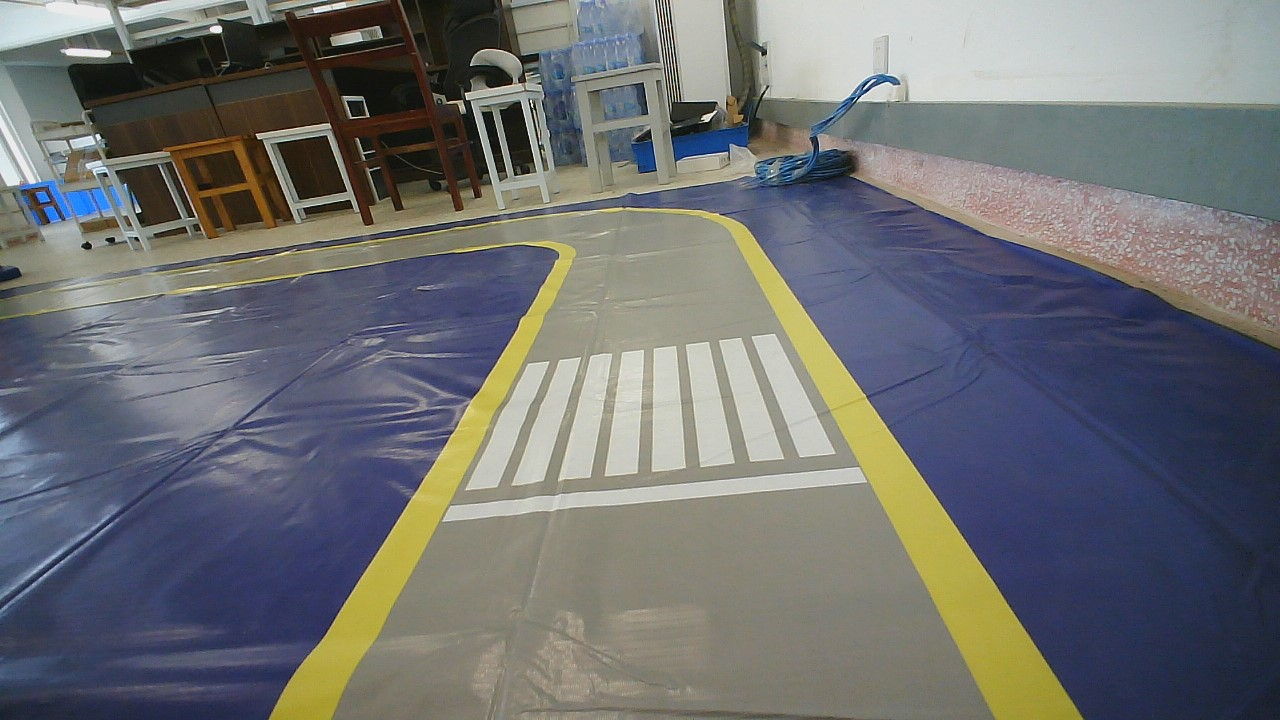
#> input picture image/fe9ee2fae4d6cc95f3bce01334d1016.jpg, 1280 x 720 px, given in place of the camera
$ python zebra_crossing_detection.py
#> lines starting #> are read from the running program, lines starting #| are printed output that depends on the picture; after the words box and inside, x2 and y2 are one past the last pixel; in counts of white or black regions, pixels touching at a corner belong together
import cv2
import numpy as np

def ensure_odd(val):
    return val if val % 2 == 1 else val + 1

def zebra_crossing_detection():
    cap = cv2.VideoCapture(0)  # 使用摄像头
    if not cap.isOpened():
        print("Error: Unable to open camera.")
        return

    # 设置默认参数值
    crop_percent = 0.3
    median_blur_val = 15
    gaussian_blur_val = 15
    canny_threshold1 = 50
    canny_threshold2 = 134
    morph_kernel_size = 5
    area_threshold = 3000
    hough_threshold = 16
    line_threshold = 10

    while True:
        ret, frame = cap.read()  # 从摄像头读取帧
#> frame is the input picture: shape (720, 1280, 3); mean B, G, R 113.1, 111.8, 110.2
        if not ret:
            print("Error: Unable to capture frame.")
            break

        # 处理图像
        height = frame.shape[0]
#> height = 720
        cropped_image = frame[int(crop_percent * height):, :]
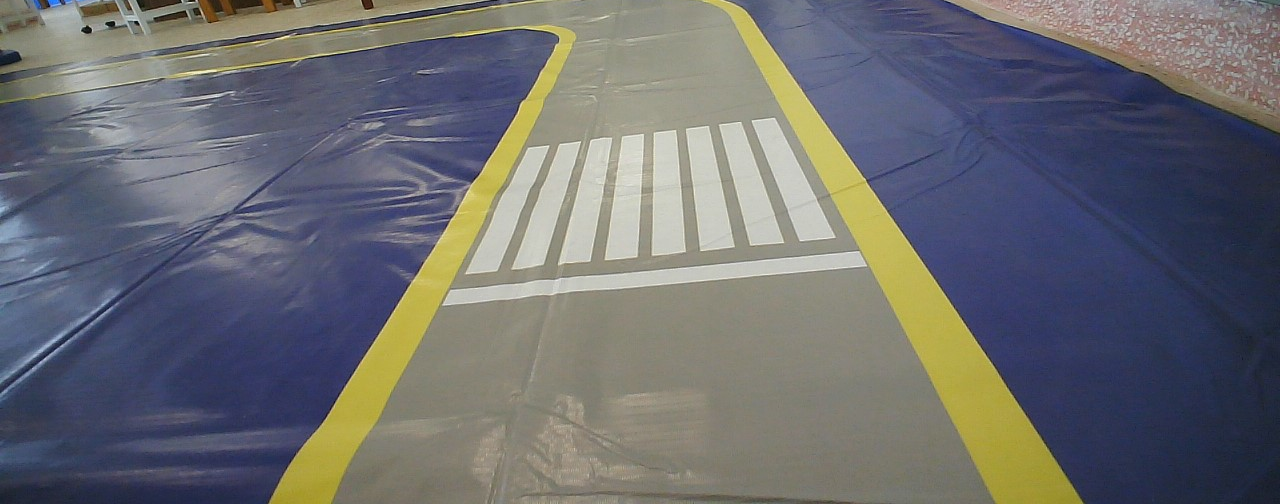
#> cropped_image: shape (504, 1280, 3); mean B, G, R 112.1, 108.7, 107.6

        gray = cv2.cvtColor(cropped_image, cv2.COLOR_BGR2GRAY)
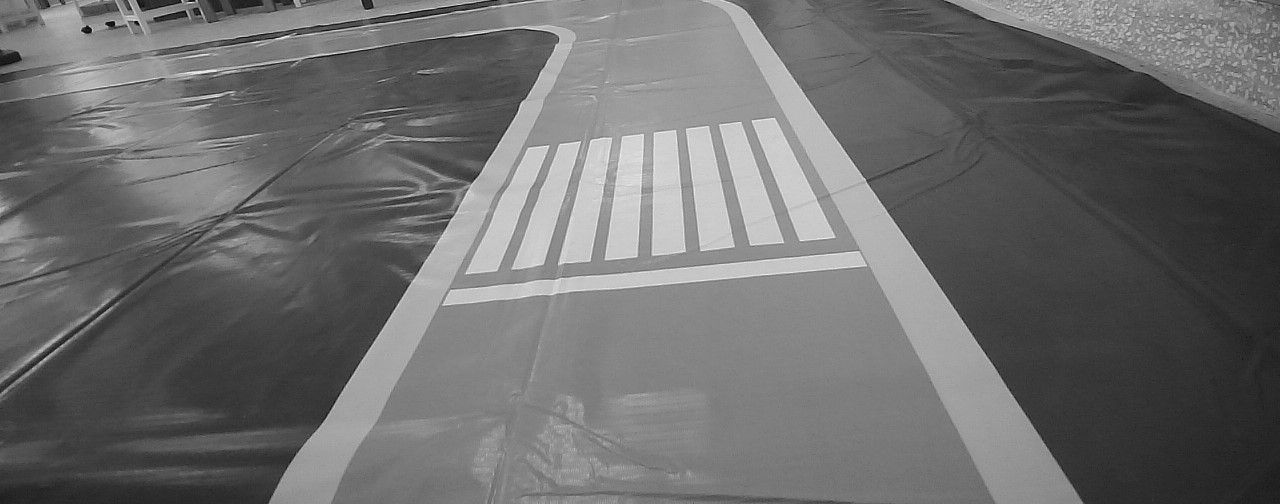
#> gray: shape (504, 1280); min 5, max 241, mean 108.7

        # 应用中值滤波
        if median_blur_val > 1:
            blurred = cv2.medianBlur(gray, median_blur_val)
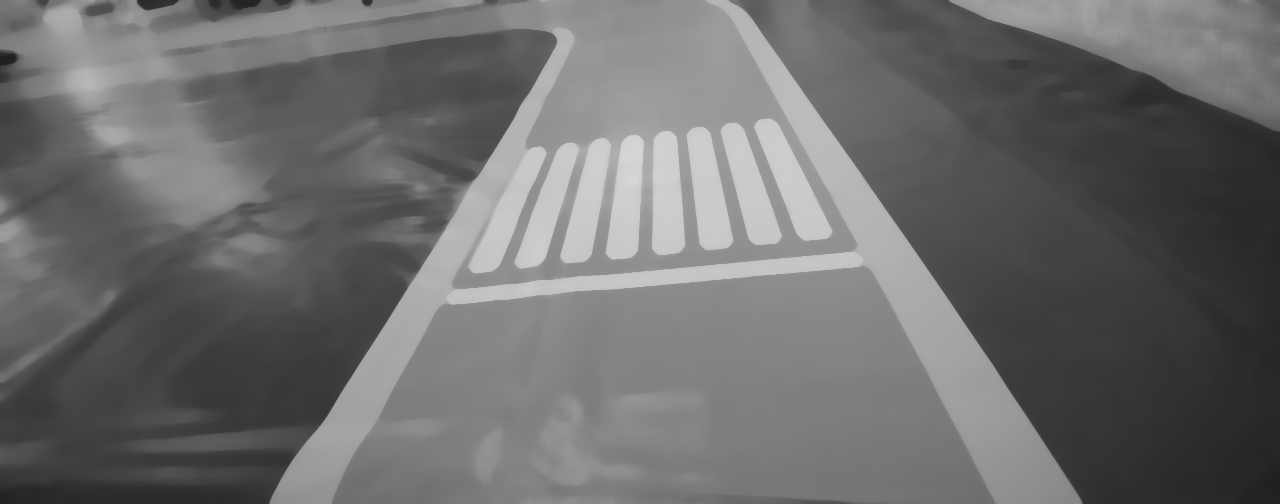
#> blurred: shape (504, 1280); min 31, max 214, mean 108.7
        else:
            blurred = gray

        # 应用高斯模糊
        if gaussian_blur_val > 1:
            gaussian_blurred = cv2.GaussianBlur(blurred, (gaussian_blur_val, gaussian_blur_val), 0)
        else:
            gaussian_blurred = blurred

        edges = cv2.Canny(gaussian_blurred, canny_threshold1, canny_threshold2)
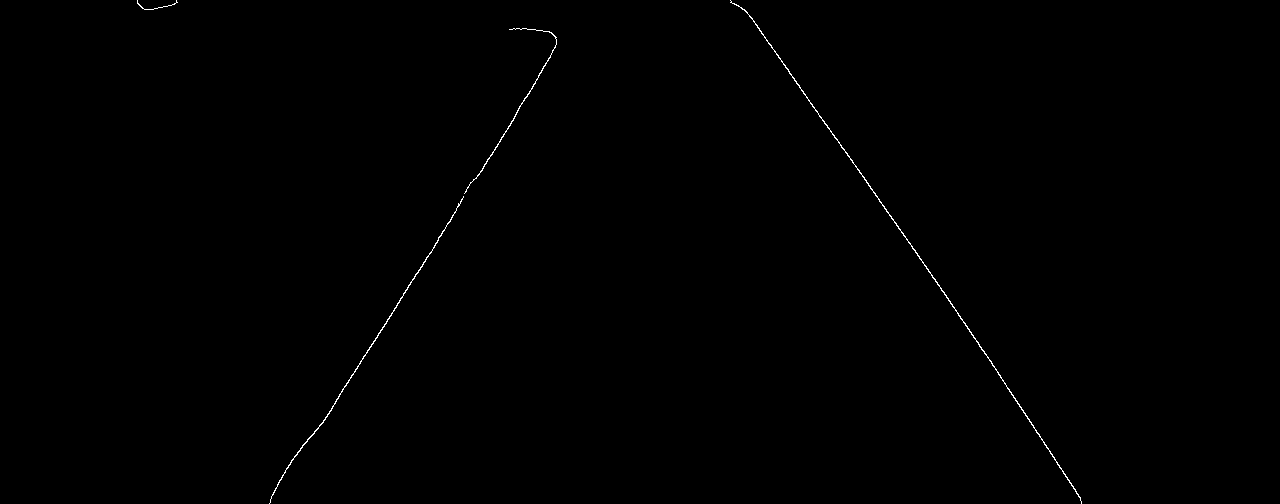
#> edges: shape (504, 1280); 0.25% white in thin lines or dots, all inside (x1, y1, x2, y2) = (137, 0, 1082, 504)

        kernel = np.ones((morph_kernel_size, morph_kernel_size), np.uint8)
        closed_edges = cv2.morphologyEx(edges, cv2.MORPH_CLOSE, kernel)

        contours, _ = cv2.findContours(closed_edges, cv2.RETR_EXTERNAL, cv2.CHAIN_APPROX_SIMPLE)
#> contours = 4 contours, 1 with area under 20; largest, box (x1, y1, x2, y2) and area: (730, 0, 1082, 504) 282, (269, 196, 464, 504) 167, (464, 28, 557, 194) 83
        mask = np.zeros_like(closed_edges)
        for contour in contours:
            if cv2.contourArea(contour) > area_threshold:
                cv2.drawContours(mask, [contour], -1, (255), thickness=cv2.FILLED)
#> this loop made 4 passes
#> mask: shape (504, 1280); every value is 0

        roi = cv2.bitwise_and(cropped_image, cropped_image, mask=mask)
#> roi: shape (504, 1280, 3); every value is 0

        roi_gray = cv2.cvtColor(roi, cv2.COLOR_BGR2GRAY)
        roi_edges = cv2.Canny(roi_gray, canny_threshold1, canny_threshold2)

        lines = cv2.HoughLinesP(roi_edges, 1, np.pi / 180, threshold=hough_threshold, minLineLength=50, maxLineGap=10)
#> lines = None

        line_image = np.copy(cropped_image)
        if lines is not None:
            for line in lines:
                for x1, y1, x2, y2 in line:
                    cv2.line(line_image, (x1, y1), (x2, y2), (0, 255, 0), 2)

        detected = lines is not None and len(lines) > line_threshold
#> detected = False

        cv2.imshow('Detected Lines', line_image)

        if cv2.waitKey(1) & 0xFF == 27:  # 按下 'Esc' 键退出
#> (key Esc is pressed here)
            break

    cap.release()
    cv2.destroyAllWindows()
    return detected

# 调用函数进行测试
detected = zebra_crossing_detection()
#> detected = False
print("Zebra Crossing Detected: ", detected)
#| Zebra Crossing Detected:  False
